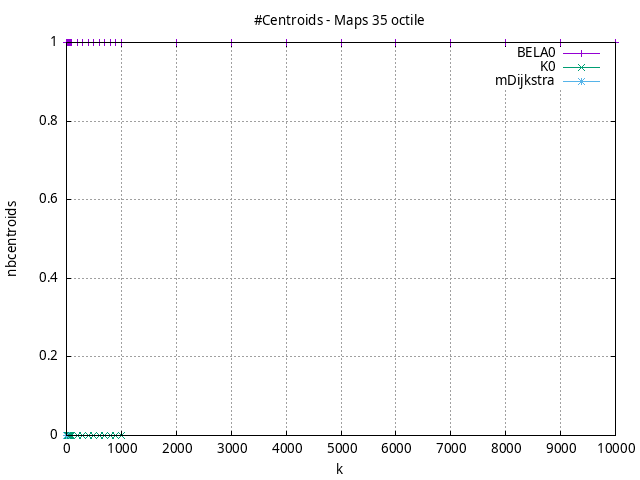

Recreate this plot in gnuplot.
#!/usr/bin/gnuplot
# -*- coding: utf-8 -*-
#
# results/maps/octile/35/random512-35.brute-force.octile.nbcentroids.gnuplot
#
# Started on 12/06/2023 14:53:14
# Author: Carlos Linares López
set grid
set xlabel "k"
set ylabel "nbcentroids"

set title "#Centroids - Maps 35 octile"

set terminal png enhanced font "Ariel,10"
set output 'random512-35.brute-force.octile.nbcentroids.png'

plot "-" title "BELA0"      with linesp, "-" title "K0"      with linesp, "-" title "mDijkstra"      with linesp

	1 1.0
	2 1.0
	3 1.0
	4 1.0
	5 1.0
	6 1.0
	7 1.0
	8 1.0
	9 1.0
	10 1.0
	20 1.0
	30 1.0
	40 1.0
	50 1.0
	60 1.0
	70 1.0
	80 1.0
	90 1.0
	100 1.0
	200 1.0
	300 1.0
	400 1.0
	500 1.0
	600 1.0
	700 1.0
	800 1.0
	900 1.0
	1000 1.0
	2000 1.0
	3000 1.0
	4000 1.0
	5000 1.0
	6000 1.0
	7000 1.0
	8000 1.0
	9000 1.0
	10000 1.0
end
	1 0.0
	2 0.0
	3 0.0
	4 0.0
	5 0.0
	6 0.0
	7 0.0
	8 0.0
	9 0.0
	10 0.0
	20 0.0
	30 0.0
	40 0.0
	50 0.0
	60 0.0
	70 0.0
	80 0.0
	90 0.0
	100 0.0
	200 0.0
	300 0.0
	400 0.0
	500 0.0
	600 0.0
	700 0.0
	800 0.0
	900 0.0
	1000 0.0
end
	1 0.0
	2 0.0
	3 0.0
	4 0.0
end
